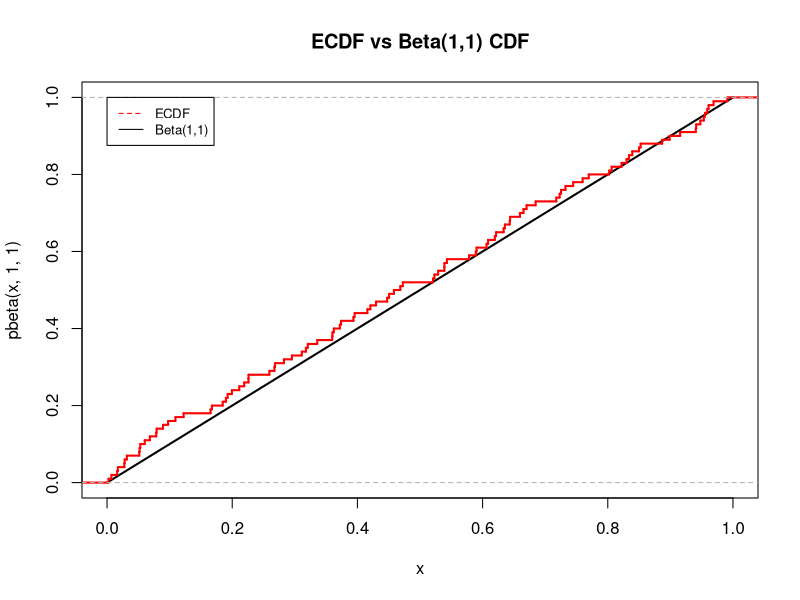

Generate this figure with R:
# STA312 Assignment 3 | University of Toronto

######################################
#####  Question 1e, Assignment 3 #####
#####      Muhammad Tahir       ######
#####        1002537613         ######
######################################

# We want to generate a Empirical CDF for the Beta(1,1) distribution, and compare it to the true CDF.
m = 100
x <- rbeta(m, 1, 1)
Fn <- ecdf(x)
t <- seq(0,1,length=m)
curve(pbeta(x,1,1), col = 'black', xlim=c(0,1),lwd=2)
lines(Fn, verticals = TRUE, do.points = FALSE, col="red", lwd=2)
title("ECDF vs Beta(1,1) CDF")
legend(0, 1, legend=c("ECDF", "Beta(1,1)"), lty=c(2,1),col=c("red","black"), cex=0.8)
# Here, we can see that the two distributions are pretty much the same. 

######################################
#####  Question 3b, Assignment 3 #####
#####      Muhammad Tahir       ######
#####        1002537613         ######
######################################

# Sample Size
m = 10000
# Get the Chi-squared
x = rchisq(m, df=8)
counter = 0
for (i in 1:m) {if (x[i] > 20.5)
  counter = counter + 1}
# The estimated value
estimate = counter/m
# The actual Value
actual = 1 - pchisq(20.5,df = 8)
print(estimate); print(actual)
# Find the Variance of the estimate. 
g_x <- (x>20.5)
variance <- mean((g_x - mean(g_x))^2)/m
print(variance)
cdf <- mean(g_x)
c(cdf, variance)
#The confidence interval
c(cdf-1.96*sqrt(variance), cdf+1.96*sqrt(variance))


######################################
#####  Question 3d, Assignment 3 #####
#####      Muhammad Tahir       ######
#####        1002537613         ######
######################################

# Estimating Theta with IS function
y <- rexp(10000, rate = 1/8)
#weight = g/f, where f has exp(8) and g has chisq(8)
weights = (y^3)*exp(-3*y/8)/12
indicatorIS = c(rep(0,10000))
for(i in 1:10000){if (y[i]>20.5){
  indicatorIS[i]=1}}
valuesIS = indicatorIS*weights
IS_est = mean(valuesIS)
exact = 1 - pchisq(20.5, df = 8)
print(IS_est); print(exact)
# Variance
ISvariance <- var(valuesIS)/10000
print(ISvariance)
#Confidence Interval
c(IS_est-qexp(0.025,8)*sqrt(ISvariance), IS_est+qexp(0.975,8)*sqrt(ISvariance))
